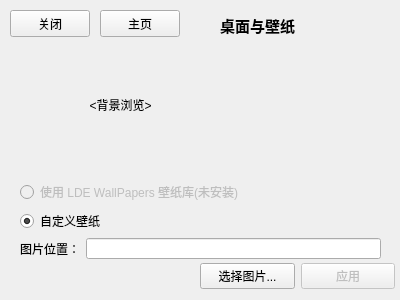
<?xml version="1.0" encoding="UTF-8"?>
<ui version="4.0">
 <class>Descc</class>
 <widget class="QWidget" name="Descc">
  <property name="geometry">
   <rect>
    <x>0</x>
    <y>0</y>
    <width>400</width>
    <height>300</height>
   </rect>
  </property>
  <property name="windowTitle">
   <string>Form</string>
  </property>
  <widget class="QPushButton" name="pushButton_2">
   <property name="geometry">
    <rect>
     <x>100</x>
     <y>10</y>
     <width>80</width>
     <height>27</height>
    </rect>
   </property>
   <property name="text">
    <string>主页</string>
   </property>
  </widget>
  <widget class="QLabel" name="label">
   <property name="geometry">
    <rect>
     <x>220</x>
     <y>10</y>
     <width>161</width>
     <height>31</height>
    </rect>
   </property>
   <property name="font">
    <font>
     <pointsize>11</pointsize>
     <weight>75</weight>
     <bold>true</bold>
    </font>
   </property>
   <property name="text">
    <string>桌面与壁纸</string>
   </property>
  </widget>
  <widget class="QPushButton" name="pushButton">
   <property name="geometry">
    <rect>
     <x>10</x>
     <y>10</y>
     <width>80</width>
     <height>27</height>
    </rect>
   </property>
   <property name="text">
    <string>关闭</string>
   </property>
  </widget>
  <widget class="QLabel" name="label_4">
   <property name="geometry">
    <rect>
     <x>20</x>
     <y>40</y>
     <width>201</width>
     <height>131</height>
    </rect>
   </property>
   <property name="text">
    <string>&lt;html&gt;&lt;head/&gt;&lt;body&gt;&lt;p align=&quot;center&quot;&gt;&amp;lt;背景浏览&amp;gt;&lt;/p&gt;&lt;/body&gt;&lt;/html&gt;</string>
   </property>
   <property name="scaledContents">
    <bool>true</bool>
   </property>
  </widget>
  <widget class="QWidget" name="layoutWidget">
   <property name="geometry">
    <rect>
     <x>20</x>
     <y>180</y>
     <width>361</width>
     <height>79</height>
    </rect>
   </property>
   <layout class="QVBoxLayout" name="verticalLayout_2">
    <item>
     <widget class="QRadioButton" name="radioButton">
      <property name="enabled">
       <bool>false</bool>
      </property>
      <property name="text">
       <string>使用 LDE WallPapers 壁纸库(未安装)</string>
      </property>
     </widget>
    </item>
    <item>
     <layout class="QVBoxLayout" name="verticalLayout">
      <item>
       <widget class="QRadioButton" name="radioButton_2">
        <property name="text">
         <string>自定义壁纸</string>
        </property>
        <property name="checked">
         <bool>true</bool>
        </property>
       </widget>
      </item>
      <item>
       <layout class="QHBoxLayout" name="horizontalLayout">
        <item>
         <widget class="QLabel" name="label_3">
          <property name="text">
           <string>图片位置：</string>
          </property>
         </widget>
        </item>
        <item>
         <widget class="QLineEdit" name="lineEdit"/>
        </item>
       </layout>
      </item>
     </layout>
    </item>
   </layout>
  </widget>
  <widget class="QWidget" name="layoutWidget">
   <property name="geometry">
    <rect>
     <x>200</x>
     <y>260</y>
     <width>195</width>
     <height>32</height>
    </rect>
   </property>
   <layout class="QHBoxLayout" name="horizontalLayout_2">
    <item>
     <widget class="QPushButton" name="pushButton_3">
      <property name="text">
       <string>选择图片...</string>
      </property>
     </widget>
    </item>
    <item>
     <widget class="QPushButton" name="pushButton_4">
      <property name="enabled">
       <bool>false</bool>
      </property>
      <property name="text">
       <string>应用</string>
      </property>
     </widget>
    </item>
   </layout>
  </widget>
 </widget>
 <resources/>
 <connections/>
</ui>
